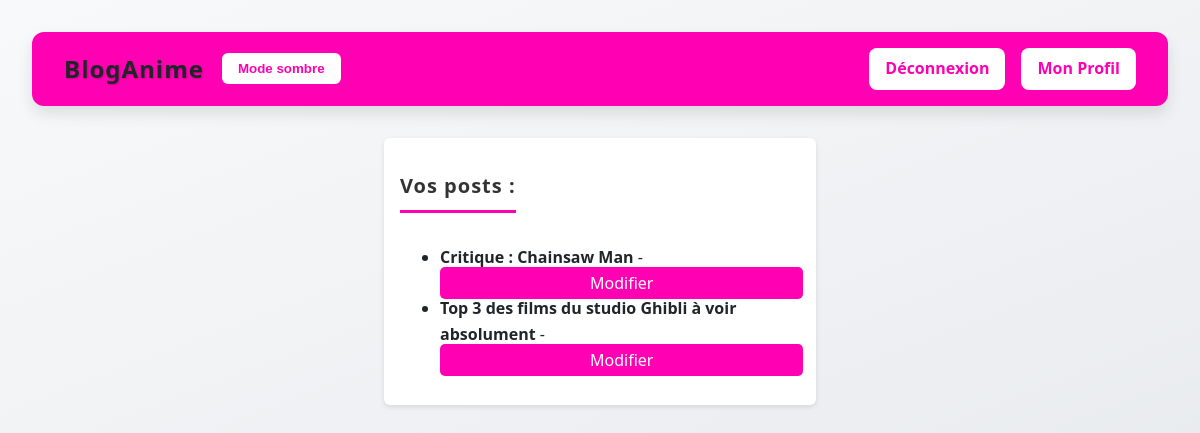
Screenshot of /update_post.php (signed in) with the database file from the repository.
### tables this page shows
CREATE TABLE IF NOT EXISTS `post` (
  `id` int NOT NULL AUTO_INCREMENT,
  `title` varchar(255) NOT NULL,
  `content` text NOT NULL,
  `authorId` int NOT NULL,
  `createdAt` datetime DEFAULT CURRENT_TIMESTAMP,
  PRIMARY KEY (`id`),
  KEY `authorId` (`authorId`)
);

### PostController.php (called while the page is built, shortened)
<?php
require_once 'Post.php';
class PostController
{
    private PDO $db;
    public function __construct()
    {
        $host = "localhost";
        $dbName = "anime";
        $port = 3306;
        $userName = "root";
        $password = "";
    }
    public function setDb(PDO $db): self
    {
        $this->db = $db;
        return $this;
    }
    public function getPostsByUser(int $userId): array
    {
        $stmt = $this->db->prepare("SELECT * FROM post WHERE authorId = ?");
        $stmt->execute([$userId]);
        $datas = $stmt->fetchAll(PDO::FETCH_ASSOC);
        $posts = [];
        foreach ($datas as $data) {
            $posts[] = new Post($data);
        }
        return $posts;
    }
}

### Post.php (called while the page is built, shortened)
<?php
class Post
{
    private int $id;
    private string $title;
    public function __construct(array $data)
    {
        $this->id = $data['id'];
        $this->title = $data['title'];
    }
    public function hydrate(array $data): void
    {
        foreach ($data as $key => $value) {
            $method = "set" . ucfirst($key);
        }
    }
    public function setCreatedAt($createdAt)
    {
        return $this;
    }
    public function setAuthorId($authorId)
    {
        return $this;
    }
    public function setContent($content)
    {
        return $this;
    }
    public function getTitle()
    {
        return $this->title;
    }
    public function setTitle($title)
    {
        $this->title = $title;
        return $this;
    }
    public function getId()
    {
        return $this->id;
    }
    public function setId($id)
    {
        $this->id = $id;
        return $this;
    }
}

### update_post.php (the view, shortened to what this page needs)
<?php
require 'header.php';
require_once 'PostController.php';
$controller = new PostController();
$userId = $_SESSION['user_id'];
$userPosts = $controller->getPostsByUser($userId);
?>
<link rel="stylesheet" href="style.css">
<div class="post-form">
    <h2>Vos posts :</h2>
    <ul>
        <?php
        foreach ($userPosts as $p) {
            echo "<li>";
            echo "<strong>" . htmlspecialchars($p->getTitle()) . "</strong> - <br>";
            echo "<a href='?edit=" . $p->getId() . "' class='link-modify'>Modifier</a>";
            echo "</li>";
        }
        ?>
    </ul>
</div>

### style.css (style rules this page uses)
:root { --bg-color: linear-gradient(to bottom right, #f8f9fa, #e9ecef); --text-color: #212529; --heading-color: #343a40; --box-bg: #ffffff; --input-bg: #f8f9fa; --border-color: #ccc; --highlight: #ff01b3; --post-border: #dee2e6; --navbar-bg: linear-gradient(to right, #ff01b3, #ff01b3); --nav-text: #212529; --nav-bg: white; --form-title: #333; --textarea-border-focus: #ff01b3; --form-button: #ff01b3; --form-button-hover: #ff009a; }
body { font-family: 'Segoe UI', Roboto, Helvetica, Arial, sans-serif; background: var(--bg-color); margin: 0; padding: 2rem; color: var(--text-color); line-height: 1.6; }
h1, h2 { text-align: center; color: var(--heading-color); margin-bottom: 2rem; letter-spacing: 1px; border-bottom: 3px solid var(--highlight); display: inline-block; padding-bottom: 0.5rem; }
h2 { font-size: 2rem; }
.post-form { max-width: 400px; margin: 1rem auto; padding: 1rem; background-color: var(--box-bg); border-radius: 6px; box-shadow: 0 2px 5px rgba(0, 0, 0, 0.1); }
.post-form h2 { font-size: 1.25rem; text-align: center; margin-bottom: 1rem; color: var(--form-title); }
.link-modify { background-color: var(--highlight); color: white; border-radius: 5px; border: none; padding: 5px 150px; font-size: 16px; cursor: pointer; text-decoration: none; }

### rows the page displays
post: title "Critique : Chainsaw Man"
post: title "Top 3 des films du studio Ghibli à voir absolument"
